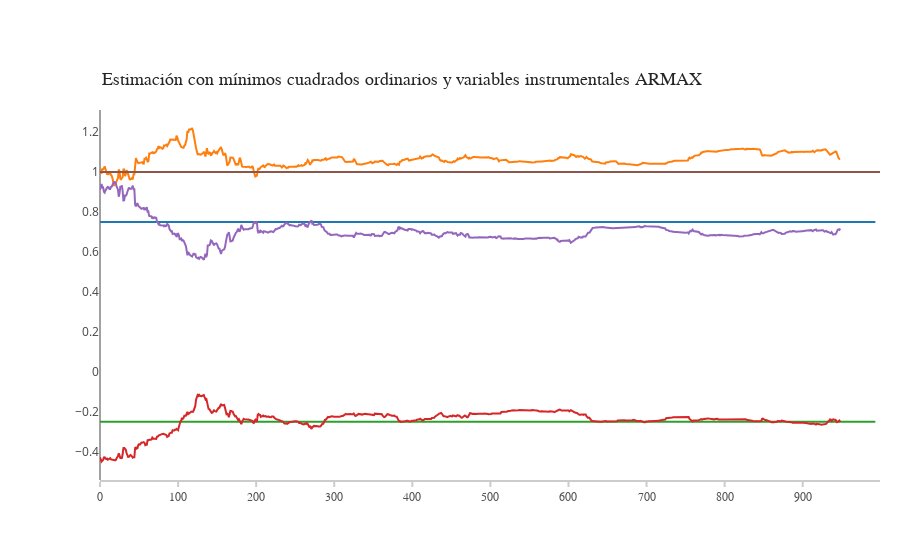

The cell this chart's notebook holds for it:
### Code cell
trace = go.Scatter(
    y = a1,
    x = np.arange(nobs),
    name = 'Parametro a1')

trace1 = go.Scatter(
    y = c3,
    x = np.arange(nobs),
    name = 'Estimacion a1')

trace2 = go.Scatter(
    y = a2,
    x = np.arange(nobs),
    name = 'Parametro a2')

trace3 = go.Scatter(
    y = c2,
    x = np.arange(nobs),
    name = 'Estimacion a2')

trace4 = go.Scatter(
    y = c1,
    x = np.arange(nobs),
    name = 'Estimación b')

trace5 = go.Scatter(
    y = [1 for _ in range(nobs)],
    x = np.arange(nobs),
    name = 'Parámetro b')


layout = go.Layout(
    xaxis=dict(
        showline=True,
        showgrid=False,
        showticklabels=True,
        linecolor='rgb(204, 204, 204)',
        linewidth=2,
        ticks='outside',
        tickcolor='rgb(204, 204, 204)',
        tickwidth=2,
        ticklen=5,
        tickfont=dict(
            family='Arial',
            size=12,
            color='rgb(82, 82, 82)',
        ),
    ),
    yaxis=dict(
        showgrid=False,
        zeroline=False,
        showline=False,

        showticklabels=True,
    ),
    autosize=False,
    margin=dict(
        autoexpand=False,
        l=100,
        r=20,
        t=110,
    )
)

annotations = []
annotations.append(dict(xref='paper', yref='paper', x=0.0, y=1.05,
                              xanchor='left', yanchor='bottom',
                              text='Estimación con mínimos cuadrados ordinarios y variables instrumentales ARMAX',
                              font=dict(family='Arial',
                                        size=18,
                                        color='rgb(37,37,37)'),
                              showarrow=False))

layout['annotations'] = annotations

layout['annotations'] = annotations
traces = [trace, trace1, trace2, trace3, trace4, trace5]

fig = go.Figure(data=traces, layout=layout)
py.iplot(fig,filename='ARMAX2')

### Figure 1 — Plotly figure (JSON) as saved in the notebook; plotly's stock layout.template omitted (floating-point values rounded to 4 significant figures; data arrays with more than 128 entries replaced by an {"elided": "..."} marker saying what was removed)
{"data": [{"name": "Parametro a1", "type": "scatter", "uid": "ac789fa5-5768-48bd-8db6-6f47d210c995", "x": {"elided": "1000 int values"}, "y": {"elided": "994 float values"}}, {"name": "Estimacion a1", "type": "scatter", "uid": "34530dd7-c047-4ee5-a6d5-f8fd51e74e41", "x": {"elided": "1000 int values"}, "y": {"elided": "949 float values"}}, {"name": "Parametro a2", "type": "scatter", "uid": "3ace2fde-51ff-464e-9a0b-cf1e28ba6ec2", "x": {"elided": "1000 int values"}, "y": {"elided": "994 float values"}}, {"name": "Estimacion a2", "type": "scatter", "uid": "ce8e9206-c363-4898-9740-93c4dcbc0ec8", "x": {"elided": "1000 int values"}, "y": {"elided": "949 float values"}}, {"name": "Estimación b", "type": "scatter", "uid": "4b49c84b-1aac-406e-8fbc-98c2c0c3e6c3", "x": {"elided": "1000 int values"}, "y": {"elided": "949 float values"}}, {"name": "Parámetro b", "type": "scatter", "uid": "e89030be-1de9-43dc-b63b-26e503930059", "x": {"elided": "1000 int values"}, "y": {"elided": "1000 int values"}}], "layout": {"annotations": [{"font": {"color": "rgb(37,37,37)", "family": "Arial", "size": 18}, "showarrow": false, "text": "Estimación con mínimos cuadrados ordinarios y variables instrumentales ARMAX", "x": 0, "xanchor": "left", "xref": "paper", "y": 1.05, "yanchor": "bottom", "yref": "paper"}], "autosize": false, "margin": {"autoexpand": false, "l": 100, "r": 20, "t": 110}, "xaxis": {"linecolor": "rgb(204, 204, 204)", "linewidth": 2, "showgrid": false, "showline": true, "showticklabels": true, "tickcolor": "rgb(204, 204, 204)", "tickfont": {"color": "rgb(82, 82, 82)", "family": "Arial", "size": 12}, "ticklen": 5, "ticks": "outside", "tickwidth": 2}, "yaxis": {"showgrid": false, "showline": false, "showticklabels": true, "zeroline": false}}}
